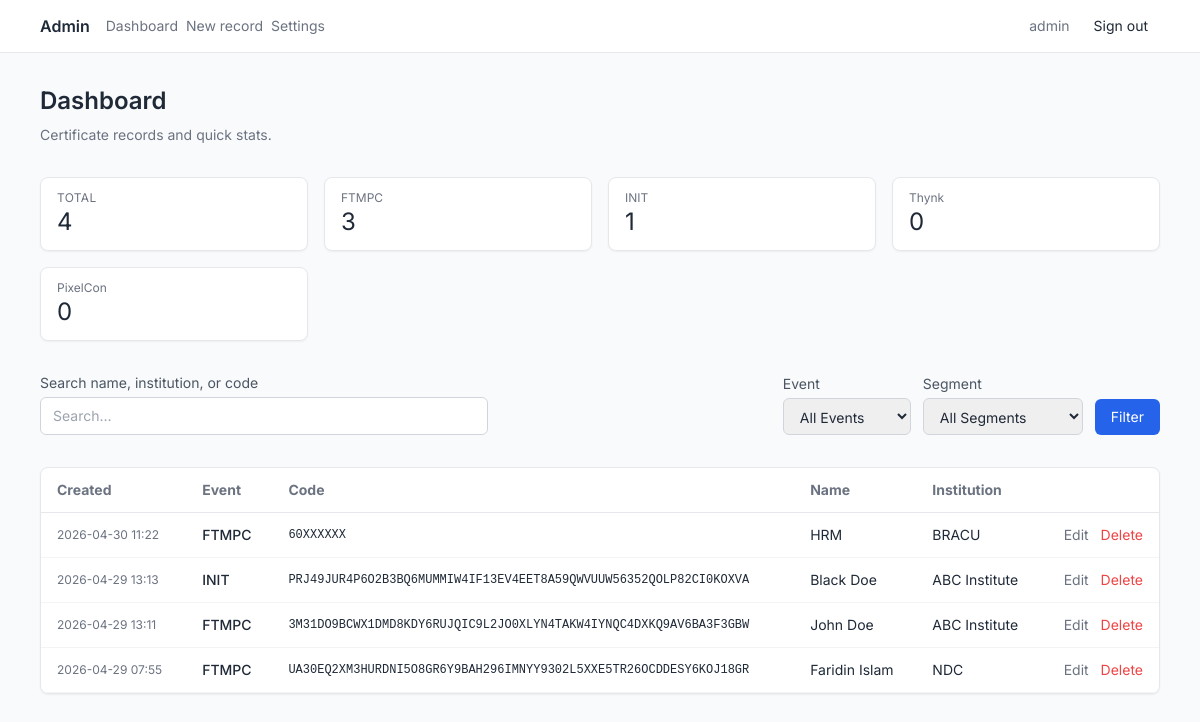
/admin/ (signed in), run on the app's committed database.
### app/models.py (models this page shows)
class Admin(db.Model):
    __tablename__ = "admins"
    id = db.Column(db.Integer, primary_key=True)
    username = db.Column(db.String(128), nullable=False, unique=True, index=True)
    password_hash = db.Column(db.String(256), nullable=False)
    api_token_hash = db.Column(db.String(256), nullable=True)
    api_token_created_at = db.Column(db.DateTime(timezone=True), nullable=True)

class Certificate(db.Model):
    __tablename__ = "certificates"
    id = db.Column(db.Integer, primary_key=True)
    event = db.Column(db.String(64), nullable=False, index=True)
    verification_code = db.Column(db.String(64), nullable=False)
    name = db.Column(db.String(256), nullable=False)
    institution = db.Column(db.String(256), nullable=False)
    segment = db.Column(db.String(256), nullable=True)
    prize_place = db.Column(db.String(256), nullable=False)
    installment = db.Column(db.String(256), nullable=False)
    created_at = db.Column(db.DateTime(timezone=True), nullable=False)
    __table_args__ = (
        db.UniqueConstraint("event", "verification_code", name="uix_event_verification_code"),
        db.Index("idx_verification_code", "verification_code"),
    )

### app/routes/admin.py (the view)
@bp.route("/")
@login_required
def dashboard():
    page = max(1, request.args.get("page", 1, type=int))
    sort = request.args.get("sort", "created_at")
    order = request.args.get("order", "desc")
    search = request.args.get("q", "", type=str)
    event_filter = request.args.get("event", "", type=str)
    segment_filter = request.args.get("segment", "", type=str)
    sort_dir = -1 if order == "desc" else 1
    rows, total = m.certificate_list_paginated(
        page=page,
        per_page=Config.PER_PAGE,
        sort_field=sort,
        sort_dir=sort_dir,
        search=search or None,
        event_filter=event_filter or None,
        segment_filter=segment_filter or None,
    )
    stats = m.certificate_stats()
    pages = (total + Config.PER_PAGE - 1) // Config.PER_PAGE if total else 1
    segments = m.certificate_get_unique_segments()
    return render_template(
        "admin/dashboard.html",
        rows=rows,
        page=page,
        pages=pages,
        total=total,
        sort=sort,
        order=order,
        q=search or "",
        event_filter=event_filter,
        segment_filter=segment_filter,
        stats=stats,
        events=Config.EVENTS,
        segments=segments,
    )

### app/auth.py (called while the page is built)
def load_user(user_id: str) -> AdminUser | None:
    doc = m.admin_get_by_id(user_id)
    if not doc:
        return None
    return AdminUser(doc)

### app/models.py (called while the page is built)
def _certificate_to_dict(cert: Certificate) -> dict[str, Any]:
    return {
        "_id": str(cert.id),
        "event": cert.event,
        "verification_code": cert.verification_code,
        "name": cert.name,
        "institution": cert.institution,
        "segment": cert.segment,
        "prize_place": cert.prize_place,
        "installment": cert.installment,
        "created_at": cert.created_at,
    }

def _admin_to_dict(admin: Admin) -> dict[str, Any]:
    return {
        "_id": str(admin.id),
        "username": admin.username,
        "password_hash": admin.password_hash,
        "api_token_hash": admin.api_token_hash,
        "api_token_created_at": admin.api_token_created_at,
    }

def certificate_get_unique_segments() -> list[str]:
    segments = db.session.query(Certificate.segment).distinct().filter(
        Certificate.segment.isnot(None),
        Certificate.segment != ""
    ).all()
    return [s[0] for s in segments if s[0]]

def certificate_stats() -> dict[str, Any]:
    total = Certificate.query.count()
    counts = (
        db.session.query(Certificate.event, func.count(Certificate.id))
        .group_by(Certificate.event)
        .all()
    )
    by_event = {event: count for event, count in counts}
    return {"total": total, "by_event": by_event}

def admin_get_by_id(user_id: str) -> dict | None:
    try:
        admin_id = int(user_id)
    except ValueError:
        return None
    admin = Admin.query.get(admin_id)
    return _admin_to_dict(admin) if admin else None

### app/templates/admin/dashboard.html (shortened to what this page needs)
{% extends "admin/base.html" %}
{% block admin_body %}
  <div class="space-y-8 step-enter">
    <div>
      <h1 class="text-2xl font-semibold text-gray-800 mb-2">Dashboard</h1>
      <p class="text-gray-500 text-sm">Certificate records and quick stats.</p>
    </div>
    <div class="grid grid-cols-1 sm:grid-cols-2 lg:grid-cols-4 gap-4">
      <div class="bg-white shadow-sm border border-gray-200 rounded-lg px-4 py-3">
        <div class="text-gray-500 text-xs uppercase tracking-wide">Total</div>
        <div class="text-2xl text-gray-800">{{ stats.total }}</div>
      </div>
      {% for ev in events %}
        <div class="bg-white shadow-sm border border-gray-200 rounded-lg px-4 py-3">
          <div class="text-gray-500 text-xs">{{ ev }}</div>
          <div class="text-2xl text-gray-800">{{ stats.by_event.get(ev, 0) }}</div>
        </div>
      {% endfor %}
    </div>
    <form
      method="get"
      action="{{ url_for('admin.dashboard') }}"
      class="flex flex-col sm:flex-row gap-3 items-stretch sm:items-end"
    >
      <div class="flex-1">
        <label class="block text-sm text-gray-600 mb-1">Search name, institution, or code</label>
        <input
          type="search"
          name="q"
          value="{{ q }}"
          class="w-full max-w-md px-3 py-2 border border-gray-300 rounded-md text-sm focus:outline-none focus:ring-2 focus:ring-blue-500"
          placeholder="Search…"
        />
      </div>
      <div class="w-32">
        <label class="block text-sm text-gray-600 mb-1">Event</label>
        <select
          name="event"
          class="w-full px-3 py-2 border border-gray-300 rounded-md text-sm focus:outline-none focus:ring-2 focus:ring-blue-500"
        >
          <option value="">All Events</option>
        </select>
      </div>
      <div class="w-40">
        <label class="block text-sm text-gray-600 mb-1">Segment</label>
        <select
          name="segment"
          class="w-full px-3 py-2 border border-gray-300 rounded-md text-sm focus:outline-none focus:ring-2 focus:ring-blue-500"
        >
          <option value="">All Segments</option>
        </select>
      </div>
      <button type="submit" class="px-4 py-2 bg-blue-600 text-white rounded-md hover:bg-blue-700 transition-colors text-sm">Filter</button>
    </form>
    <div class="overflow-x-auto rounded-lg border border-gray-200 bg-white shadow-sm">
      <table class="w-full text-sm">
        <thead>
          <tr class="text-gray-500 border-b border-gray-200">
            <th class="text-left px-4 py-3">
              {% if sort == 'created_at' %}
                {% set noc = 'asc' if order == 'desc' else 'desc' %}
              {% else %}
                {% set noc = 'desc' %}
              {% endif %}
              <a
                class="hover:text-blue-600"
                href="{{ url_for('admin.dashboard', page=1, q=q, sort='created_at', order=noc, event=event_filter, segment=segment_filter) }}"
                >Created</a
              >
            </th>
            <th class="text-left px-4 py-3">
              {% if sort == 'event' %}
                {% set noe = 'asc' if order == 'desc' else 'desc' %}
              {% else %}
                {% set noe = 'asc' %}
              {% endif %}
              <a
                class="hover:text-blue-600"
                href="{{ url_for('admin.dashboard', page=1, q=q, sort='event', order=noe, event=event_filter, segment=segment_filter) }}"
                >Event</a
              >
            </th>
            <th class="text-left px-4 py-3">
              {% if sort == 'verification_code' %}
                {% set nov = 'asc' if order == 'desc' else 'desc' %}
              {% else %}
                {% set nov = 'asc' %}
              {% endif %}
              <a
                class="hover:text-blue-600"
                href="{{ url_for('admin.dashboard', page=1, q=q, sort='verification_code', order=nov, event=event_filter, segment=segment_filter) }}"
                >Code</a
              >
            </th>
            <th class="text-left px-4 py-3">
              {% if sort == 'name' %}
                {% set non = 'asc' if order == 'desc' else 'desc' %}
              {% else %}
                {% set non = 'asc' %}
              {% endif %}
              <a
                class="hover:text-blue-600"
                href="{{ url_for('admin.dashboard', page=1, q=q, sort='name', order=non, event=event_filter, segment=segment_filter) }}"
                >Name</a
              >
            </th>
            <th class="text-left px-4 py-3">Institution</th>
            <th class="text-right px-4 py-3"></th>
          </tr>
        </thead>
        <tbody>
          {% for row in rows %}
            <tr class="border-b border-gray-100 hover:bg-gray-50">
              <td class="whitespace-nowrap text-xs text-gray-500 px-4 py-3">
                {{ row.created_at.strftime('%Y-%m-%d %H:%M') if row.created_at else '—' }}
              </td>
              <td class="font-medium px-4 py-3">{{ row.event }}</td>
              <td class="font-mono text-xs px-4 py-3">{{ row.verification_code }}</td>
              <td class="px-4 py-3">{{ row.name }}</td>
              <td class="max-w-[12rem] truncate px-4 py-3" title="{{ row.institution }}">
                {{ row.institution }}
              </td>
              <td class="text-right whitespace-nowrap px-4 py-3">
                <a
                  href="{{ url_for('admin.certificate_edit', oid=row._id) }}"
                  class="text-sm text-gray-500 hover:text-blue-600"
                  >Edit</a
                >
                <form
                  method="post"
                  action="{{ url_for('admin.certificate_delete', oid=row._id) }}"
                  class="inline ml-2"
                  onsubmit="return confirm('Delete this record?');"
                >
                  <button type="submit" class="text-sm text-red-500 hover:text-red-700">Delete</button>
                </form>
              </td>
            </tr>
          {% else %}
            <tr>
              <td colspan="6" class="text-center text-gray-500 py-8">No records yet.</td>
            </tr>
          {% endfor %}
        </tbody>
      </table>
    </div>
  </div>
{% endblock %}

### app/templates/admin/base.html (shortened to what this page needs)
{% extends "base.html" %}
{% block body %}
  <div class="min-h-screen flex flex-col bg-gray-50">
    <header
      class="border-b border-gray-200 bg-white/90 backdrop-blur-sm sticky top-0 z-20"
    >
      <div class="max-w-6xl mx-auto px-4 py-3 flex flex-wrap items-center justify-between gap-3">
        <div class="flex items-center gap-4">
          <a href="{{ url_for('admin.dashboard') }}" class="font-semibold text-gray-800"
            >Admin</a
          >
          <nav class="flex gap-2 text-sm">
            <a
              href="{{ url_for('admin.dashboard') }}"
              class="text-gray-500 hover:text-blue-600 transition-all duration-300"
              >Dashboard</a
            >
            <a
              href="{{ url_for('admin.certificate_new') }}"
              class="text-gray-500 hover:text-blue-600 transition-all duration-300"
              >New record</a
            >
            <a
              href="{{ url_for('admin.settings') }}"
              class="text-gray-500 hover:text-blue-600 transition-all duration-300"
              >Settings</a
            >
          </nav>
        </div>
        <div class="flex items-center gap-3 text-sm">
          {% if current_user.is_authenticated %}
            <span class="text-gray-500">{{ current_user.username }}</span>
            <a href="{{ url_for('admin.logout') }}" class="px-3 py-1 text-sm hover:bg-gray-100 rounded">Sign out</a>
          {% endif %}
        </div>
      </div>
    </header>
    <main class="flex-1 max-w-6xl w-full mx-auto px-4 py-8">
      {% block admin_body %}{% endblock %}
    </main>
  </div>
{% endblock %}

### app/templates/base.html (shortened to what this page needs)
<!DOCTYPE html>
<html lang="en">
  <head>
    <script src="https://cdn.tailwindcss.com"></script>
    <link rel="stylesheet" href="{{ url_for('static', filename='css/app.css') }}" />
  </head>
  <body class="min-h-screen bg-gray-50 text-gray-800 font-sans antialiased">
    {% block body %}{% endblock %}
  </body>
</html>

### app/static/css/app.css (style rules this page uses)
:root { --color-primary: #2563EB; --color-background-dark: #FFFFFF; --color-surface-dark: #F3F4F6; --color-text-muted: #6B7280; --color-background-light: #FFFFFF; --color-surface-light: #F9FAFB; --color-accent: #2563EB; --color-muted-strong: #9CA3AF; }
.step-enter { animation: step-enter 0.45s ease-out both; }

### data on the page
Admin: username "admin"
Certificate: event "FTMPC", by_event.get "3", created_at "2026-04-29 13:11", verification_code "3M31DO9BCWX1DMD8KDY6RUJQIC9L2JO0XLYN4TAKW4IYNQC4DXKQ9AV6BA3F3GBW", name "John Doe", institution "ABC Institute"
Certificate: created_at "2026-04-30 11:22", event "FTMPC", verification_code "60XXXXXX", name "HRM", institution "BRACU"
Certificate: created_at "2026-04-29 13:13", event "INIT", verification_code "PRJ49JUR4P6O2B3BQ6MUMMIW4IF13EV4EET8A59QWVUUW56352QOLP82CI0KOXVA", name "Black Doe", institution "ABC Institute"
Certificate: created_at "2026-04-29 07:55", event "FTMPC", verification_code "UA30EQ2XM3HURDNI5O8GR6Y9BAH296IMNYY9302L5XXE5TR26OCDDESY6KOJ18GR", name "Faridin Islam", institution "NDC"

### other printed values
{{ stats.total }} "4"
{{ ev }} "INIT" "Thynk" "PixelCon"
{{ stats.by_event.get(ev, 0) }} "1" "0" "0"
